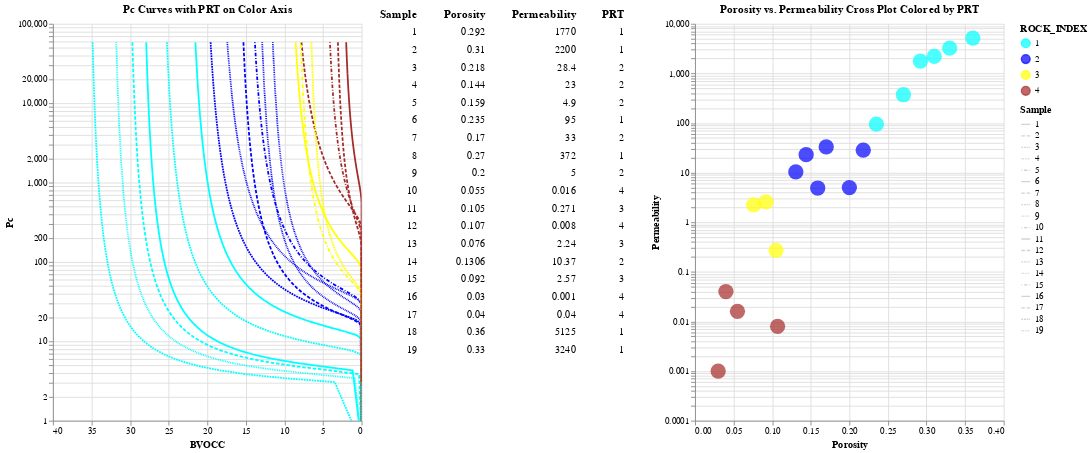

Notebook cell for this chart:
### Markdown cell above
**starting code to show images with the selected RCA data:**

### Code cell
# Brush for selection
brush = alt.selection(type='interval')



chart = alt.Chart(source7).mark_circle(size=300).encode(
    alt.X('Porosity:Q',
        scale=alt.Scale(domain=(0, 0.4))),
    #y='Perm',
    alt.Y('Permeability:Q',scale=alt.Scale(type='log', base=10,domain=(.0001, 10000))),
    
    color=alt.condition( brush,'ROCK_INDEX:O', alt.value('lightgray'),
                        scale=alt.Scale(
                        domain=[ 1,         2,         3  ,  4 ],
                        range =['cyan', 'blue'  , 'yellow', 'brown'])),
    tooltip=['image','Sample','Porosity','Permeability','sqrt(k/phi)'],  # Must be a list for the image to render
    
).properties(
    width=350,
    height=450, 

    title='Porosity vs. Permeability Cross Plot Colored by PRT',

).add_selection(brush)
    
vega_pane = pn.pane.Vega(chart.add_selection(
    brush
))


# Base chart for data tables
ranked_text = alt.Chart(source7).mark_text(align='right').encode(
    y=alt.Y('row_number:O',axis=None)
).transform_window(
    row_number='row_number()'
).transform_filter(
    brush
).transform_window(
    rank='rank(row_number)'
).transform_filter(
    alt.datum.rank<30
)


# Data Tables
Porosity = ranked_text.encode(text='Porosity:N').properties(title=alt.TitleParams(text='Porosity', align='right'))
Permeability = ranked_text.encode(text='Permeability:N').properties(title=alt.TitleParams(text='Permeability', align='right'))
Sample = ranked_text.encode(text='Sample:N').properties(title=alt.TitleParams(text='Sample', align='right'))
sqrt = ranked_text.encode(text='sqrt(k/phi):N').properties(title=alt.TitleParams(text ='sqrt(k/phi)', align='right'))
Image = ranked_text.encode(tooltip ='image').properties(title=alt.TitleParams(text ='image', align='right'))
RI = ranked_text.encode(text='ROCK_INDEX:N').properties(title=alt.TitleParams(text='PRT', align='right'))


text = alt.hconcat(Sample, Porosity, Permeability,RI) # Combine data tables



#------------------------------------------------
#
#       Capillary Pressure Curves colored by PRT
#
#------------------------------------------------
pc = alt.Chart(f3).mark_line(clip=True).encode(
    alt.X('BVOCC:Q',
        scale=alt.Scale(domain=(40, 0))
    ),    
    alt.Y('Pc:Q',scale=alt.Scale(type='log', base=10,domain=(1, 100000))),
    color=alt.condition( brush,'ROCK_INDEX:O', alt.value('lightgray'),
                    scale=alt.Scale(
                    domain=[ 1,         2,         3  ,  4 ],
                    range =['cyan', 'blue'  , 'yellow', 'brown'])),
 
    #color=alt.condition(brush, 'ROCK_INDEX:O', alt.value('lightgray'),scale=alt.Scale(scheme='rainbow')),
    #tooltip='Mode:Q', 
    tooltip=['image','Sample','Porosity','Permeability','sqrt(k/phi)'],
    strokeDash='Sample:N',
).properties(
    title='Pc Curves with PRT on Color Axis',
    width=350,
    height=450, 

  
).transform_filter(
    brush
)

    


# Build chart
alt.hconcat(
    pc,
    text,
    chart
).resolve_legend(
    color="shared"
).configure_view(strokeWidth=0)

### Figure 1 — Vega-Lite specification as saved in the notebook (floating-point values rounded to 4 significant figures; data arrays with more than 128 entries replaced by an {"elided": "..."} marker saying what was removed)
{"config": {"view": {"continuousWidth": 400, "continuousHeight": 300, "strokeWidth": 0}}, "hconcat": [{"data": {"name": "data-2cf80df65bbb7181ff0cdfc0c755787a"}, "mark": {"type": "line", "clip": true}, "encoding": {"color": {"condition": {"field": "ROCK_INDEX", "scale": {"domain": [1, 2, 3, 4], "range": ["cyan", "blue", "yellow", "brown"]}, "type": "ordinal", "selection": "selector003"}, "value": "lightgray"}, "strokeDash": {"field": "Sample", "type": "nominal"}, "tooltip": [{"field": "image", "type": "nominal"}, {"field": "Sample", "type": "quantitative"}, {"field": "Porosity", "type": "quantitative"}, {"field": "Permeability", "type": "quantitative"}, {"field": "sqrt(k/phi)", "type": "quantitative"}], "x": {"field": "BVOCC", "scale": {"domain": [40, 0]}, "type": "quantitative"}, "y": {"field": "Pc", "scale": {"base": 10, "domain": [1, 100000], "type": "log"}, "type": "quantitative"}}, "height": 450, "title": "Pc Curves with PRT on Color Axis", "transform": [{"filter": {"selection": "selector003"}}], "width": 350}, {"hconcat": [{"mark": {"type": "text", "align": "right"}, "encoding": {"text": {"field": "Sample", "type": "nominal"}, "y": {"axis": null, "field": "row_number", "type": "ordinal"}}, "title": {"text": "Sample", "align": "right"}, "transform": [{"window": [{"op": "row_number", "field": "", "as": "row_number"}]}, {"filter": {"selection": "selector003"}}, {"window": [{"op": "rank", "field": "row_number", "as": "rank"}]}, {"filter": "(datum.rank < 30)"}]}, {"mark": {"type": "text", "align": "right"}, "encoding": {"text": {"field": "Porosity", "type": "nominal"}, "y": {"axis": null, "field": "row_number", "type": "ordinal"}}, "title": {"text": "Porosity", "align": "right"}, "transform": [{"window": [{"op": "row_number", "field": "", "as": "row_number"}]}, {"filter": {"selection": "selector003"}}, {"window": [{"op": "rank", "field": "row_number", "as": "rank"}]}, {"filter": "(datum.rank < 30)"}]}, {"mark": {"type": "text", "align": "right"}, "encoding": {"text": {"field": "Permeability", "type": "nominal"}, "y": {"axis": null, "field": "row_number", "type": "ordinal"}}, "title": {"text": "Permeability", "align": "right"}, "transform": [{"window": [{"op": "row_number", "field": "", "as": "row_number"}]}, {"filter": {"selection": "selector003"}}, {"window": [{"op": "rank", "field": "row_number", "as": "rank"}]}, {"filter": "(datum.rank < 30)"}]}, {"mark": {"type": "text", "align": "right"}, "encoding": {"text": {"field": "ROCK_INDEX", "type": "nominal"}, "y": {"axis": null, "field": "row_number", "type": "ordinal"}}, "title": {"text": "PRT", "align": "right"}, "transform": [{"window": [{"op": "row_number", "field": "", "as": "row_number"}]}, {"filter": {"selection": "selector003"}}, {"window": [{"op": "rank", "field": "row_number", "as": "rank"}]}, {"filter": "(datum.rank < 30)"}]}], "data": {"name": "data-50003797206296b58b7a30dfc129231e"}}, {"data": {"name": "data-50003797206296b58b7a30dfc129231e"}, "mark": {"type": "circle", "size": 300}, "encoding": {"color": {"condition": {"field": "ROCK_INDEX", "scale": {"domain": [1, 2, 3, 4], "range": ["cyan", "blue", "yellow", "brown"]}, "type": "ordinal", "selection": "selector003"}, "value": "lightgray"}, "tooltip": [{"field": "image", "type": "nominal"}, {"field": "Sample", "type": "quantitative"}, {"field": "Porosity", "type": "quantitative"}, {"field": "Permeability", "type": "quantitative"}, {"field": "sqrt(k/phi)", "type": "quantitative"}], "x": {"field": "Porosity", "scale": {"domain": [0, 0.4]}, "type": "quantitative"}, "y": {"field": "Permeability", "scale": {"base": 10, "domain": [0.0001, 10000], "type": "log"}, "type": "quantitative"}}, "height": 450, "selection": {"selector003": {"type": "interval"}}, "title": "Porosity vs. Permeability Cross Plot Colored by PRT", "width": 350}], "resolve": {"legend": {"color": "shared"}}, "$schema": "https://vega.github.io/schema/vega-lite/v4.17.0.json", "datasets": {"data-2cf80df65bbb7181ff0cdfc0c755787a": {"elided": "1976 records"}, "data-50003797206296b58b7a30dfc129231e": [{"Sample": 1, "Porosity": 0.292, "Permeability": 1770.0, "sqrt(k/phi)": 77.86, "lPerm": 3.25, "image": "./data/1.png", "Mode": 46.33, "BV1": 29.2, "G1": 0.19, "Pd1": 3.76, "ROCK_INDEX": 1}, {"Sample": 2, "Porosity": 0.31, "Permeability": 2200.0, "sqrt(k/phi)": 84.24, "lPerm": 3.34, "image": "./data/Great_SS.png", "Mode": 50.38, "BV1": 31.0, "G1": 0.18, "Pd1": 3.51, "ROCK_INDEX": 1}, {"Sample": 3, "Porosity": 0.218, "Permeability": 28.4, "sqrt(k/phi)": 11.41, "lPerm": 1.45, "image": "./data/12.png", "Mode": 9.41, "BV1": 21.8, "G1": 0.39, "Pd1": 14.32, "ROCK_INDEX": 2}, {"Sample": 4, "Porosity": 0.144, "Permeability": 23.0, "sqrt(k/phi)": 12.64, "lPerm": 1.36, "image": "./data/MediumSS.png", "Mode": 8.68, "BV1": 14.4, "G1": 0.4, "Pd1": 15.33, "ROCK_INDEX": 2}, {"Sample": 5, "Porosity": 0.159, "Permeability": 4.9, "sqrt(k/phi)": 5.55, "lPerm": 0.69, "image": "./data/DistalTurbidite.png", "Mode": 4.78, "BV1": 15.9, "G1": 0.47, "Pd1": 25.27, "ROCK_INDEX": 2}, {"Sample": 6, "Porosity": 0.235, "Permeability": 95.0, "sqrt(k/phi)": 20.11, "lPerm": 1.98, "image": "./data/HighPor_SS.png", "Mode": 15.0, "BV1": 23.5, "G1": 0.33, "Pd1": 9.69, "ROCK_INDEX": 1}, {"Sample": 7, "Porosity": 0.17, "Permeability": 33.0, "sqrt(k/phi)": 13.93, "lPerm": 1.52, "image": "./data/Medium-highSS.png", "Mode": 9.98, "BV1": 17.0, "G1": 0.38, "Pd1": 13.64, "ROCK_INDEX": 2}, {"Sample": 8, "Porosity": 0.27, "Permeability": 372.0, "sqrt(k/phi)": 37.12, "lPerm": 2.57, "image": "./data/11.png", "Mode": 25.39, "BV1": 27.0, "G1": 0.27, "Pd1": 6.23, "ROCK_INDEX": 1}, {"Sample": 9, "Porosity": 0.2, "Permeability": 5.0, "sqrt(k/phi)": 5.0, "lPerm": 0.7, "image": "./data/3.png", "Mode": 4.82, "BV1": 20.0, "G1": 0.47, "Pd1": 25.11, "ROCK_INDEX": 2}, {"Sample": 10, "Porosity": 0.055, "Permeability": 0.016, "sqrt(k/phi)": 0.54, "lPerm": -1.8, "image": "./data/Slightlybetterthanshale.png", "Mode": 0.53, "BV1": 5.5, "G1": 0.75, "Pd1": 160.9, "ROCK_INDEX": 4}, {"Sample": 11, "Porosity": 0.105, "Permeability": 0.271, "sqrt(k/phi)": 1.61, "lPerm": -0.57, "image": "./data/15.png", "Mode": 1.57, "BV1": 10.5, "G1": 0.61, "Pd1": 64.45, "ROCK_INDEX": 3}, {"Sample": 12, "Porosity": 0.107, "Permeability": 0.008, "sqrt(k/phi)": 0.27, "lPerm": -2.1, "image": "./data/16.png", "Mode": 0.4, "BV1": 10.7, "G1": 0.78, "Pd1": 201.3, "ROCK_INDEX": 4}, {"Sample": 13, "Porosity": 0.076, "Permeability": 2.24, "sqrt(k/phi)": 5.43, "lPerm": 0.35, "image": "./data/17.png", "Mode": 3.54, "BV1": 7.6, "G1": 0.51, "Pd1": 32.55, "ROCK_INDEX": 3}, {"Sample": 14, "Porosity": 0.1306, "Permeability": 10.37, "sqrt(k/phi)": 8.91, "lPerm": 1.02, "image": "./data/18.png", "Mode": 6.38, "BV1": 13.06, "G1": 0.44, "Pd1": 19.83, "ROCK_INDEX": 2}, {"Sample": 15, "Porosity": 0.092, "Permeability": 2.57, "sqrt(k/phi)": 5.29, "lPerm": 0.41, "image": "./data/19.png", "Mode": 3.73, "BV1": 9.2, "G1": 0.51, "Pd1": 31.14, "ROCK_INDEX": 3}, {"Sample": 16, "Porosity": 0.03, "Permeability": 0.001, "sqrt(k/phi)": 0.18, "lPerm": -3.0, "image": "./data/Shale_reddish.png", "Mode": 0.18, "BV1": 3.0, "G1": 0.88, "Pd1": 394.4, "ROCK_INDEX": 4}, {"Sample": 17, "Porosity": 0.04, "Permeability": 0.04, "sqrt(k/phi)": 1.0, "lPerm": -1.4, "image": "./data/Siltstone.png", "Mode": 0.75, "BV1": 4.0, "G1": 0.71, "Pd1": 119.7, "ROCK_INDEX": 4}, {"Sample": 18, "Porosity": 0.36, "Permeability": 5125.0, "sqrt(k/phi)": 119.3, "lPerm": 3.71, "image": "./data/HighPermSS2.png", "Mode": 69.81, "BV1": 36.0, "G1": 0.14, "Pd1": 2.67, "ROCK_INDEX": 1}, {"Sample": 19, "Porosity": 0.33, "Permeability": 3240.0, "sqrt(k/phi)": 99.09, "lPerm": 3.51, "image": "./data/HighPermSS1.png", "Mode": 58.49, "BV1": 33.0, "G1": 0.16, "Pd1": 3.1, "ROCK_INDEX": 1}]}}
